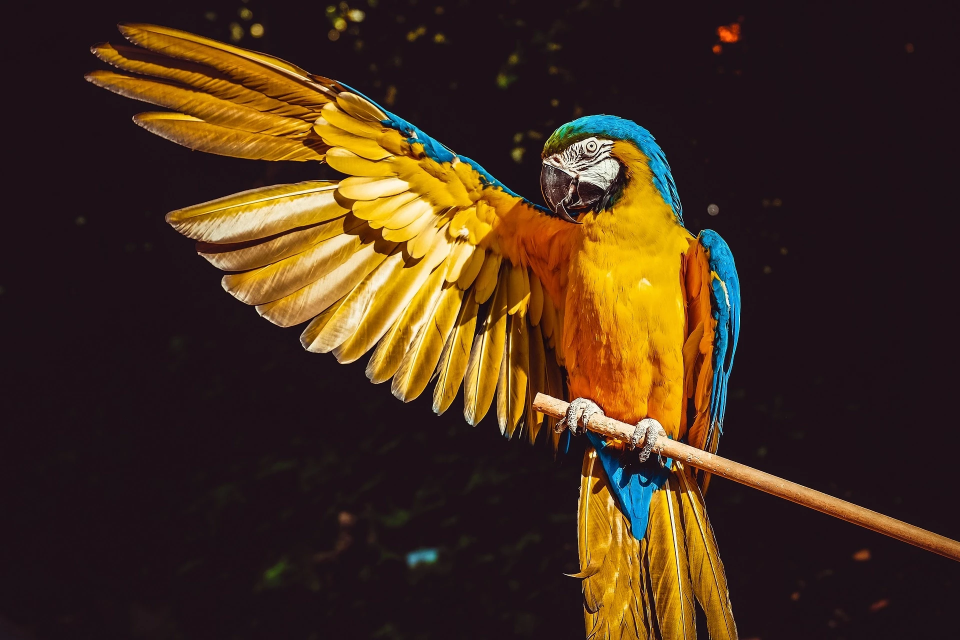
#> input picture bird.jpg, 1920 x 1280 px (shown at 1/2 size)
$ python 10_ReverseImage.py
#> lines starting #> are read from the running program, lines starting #| are printed output that depends on the picture
import cv2


#이미지 픽셀마다 비트연사을 not 연산 실행
# ex) 0b10 --> 1b01
src = cv2.imread("bird.jpg", cv2.IMREAD_COLOR)
#> src is the input picture: shape (1280, 1920, 3); mean B, G, R 28.8, 47.5, 69.5
dst = cv2.bitwise_not(src)
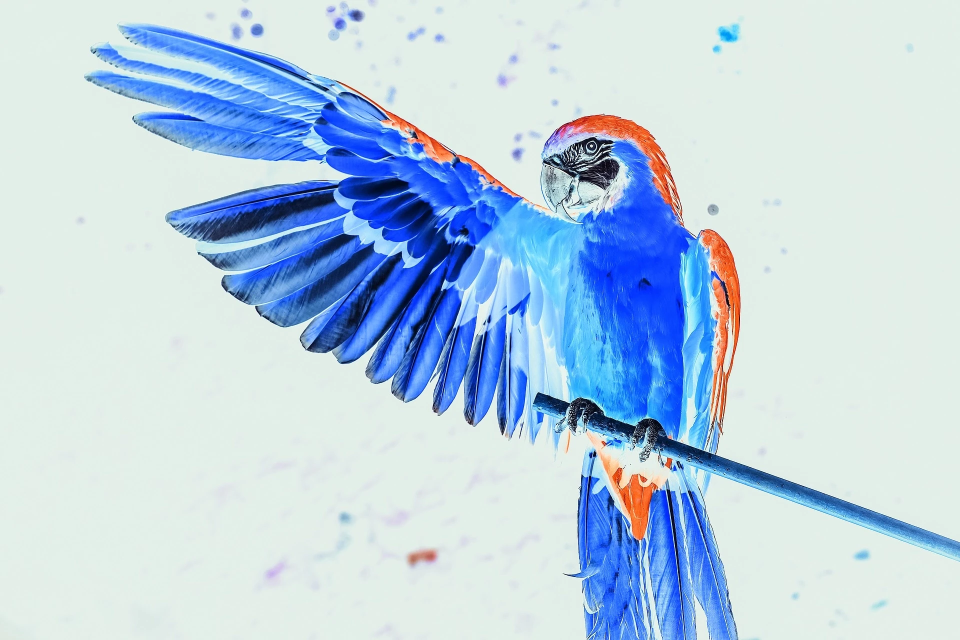
#> dst: shape (1280, 1920, 3) (shown at 1/2 size); mean B, G, R 226.2, 207.5, 185.5

cv2.imshow("src", src)
cv2.imshow("dst", dst)
cv2.waitKey(5000)
cv2.destroyAllWindows()

$ run again, with coffee.jpg copied over bird.jpg
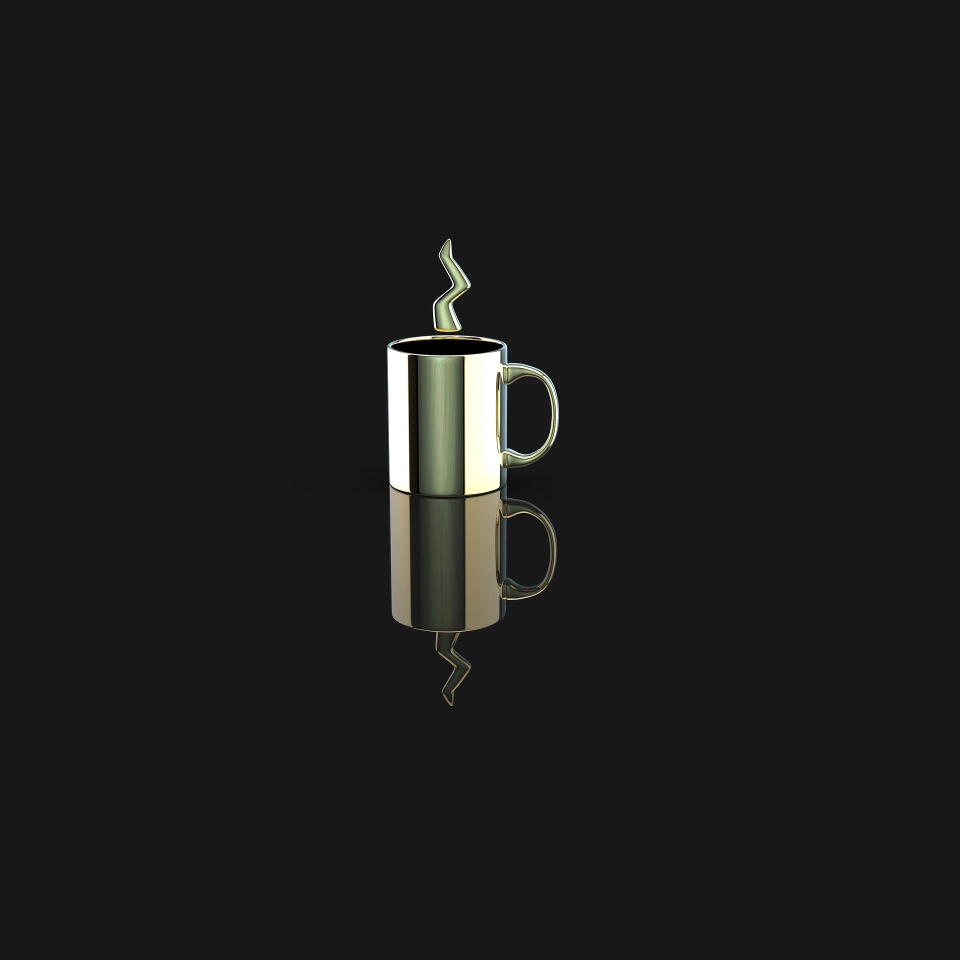
#> input picture coffee.jpg, 1920 x 1920 px (shown at 1/2 size)
#> src is the input picture: shape (1920, 1920, 3); mean B, G, R 27.7, 28.5, 28.4
#> `dst = cv2.bitwise_not(src)`:
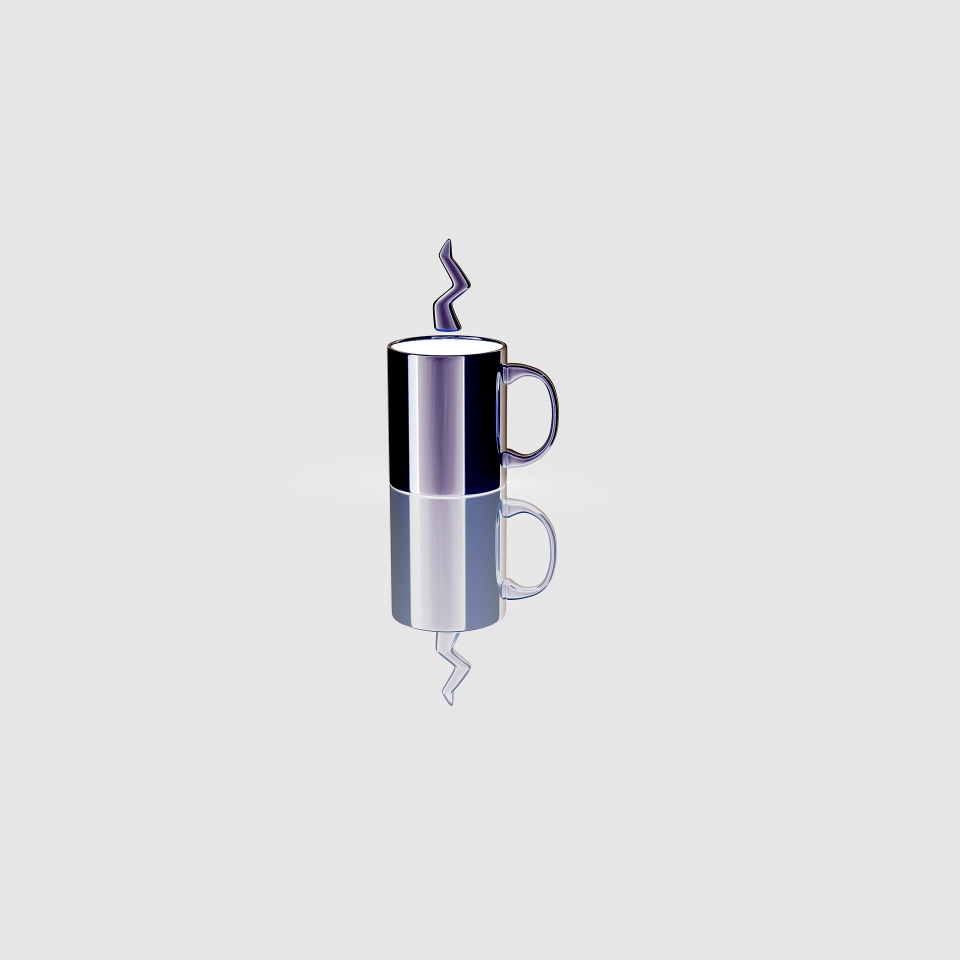
#> dst: shape (1920, 1920, 3) (shown at 1/2 size); mean B, G, R 227.3, 226.5, 226.6
